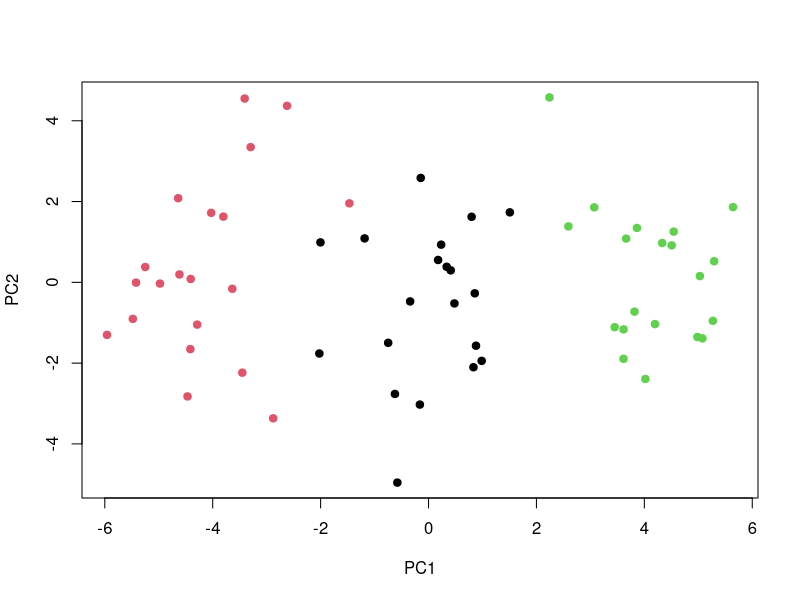
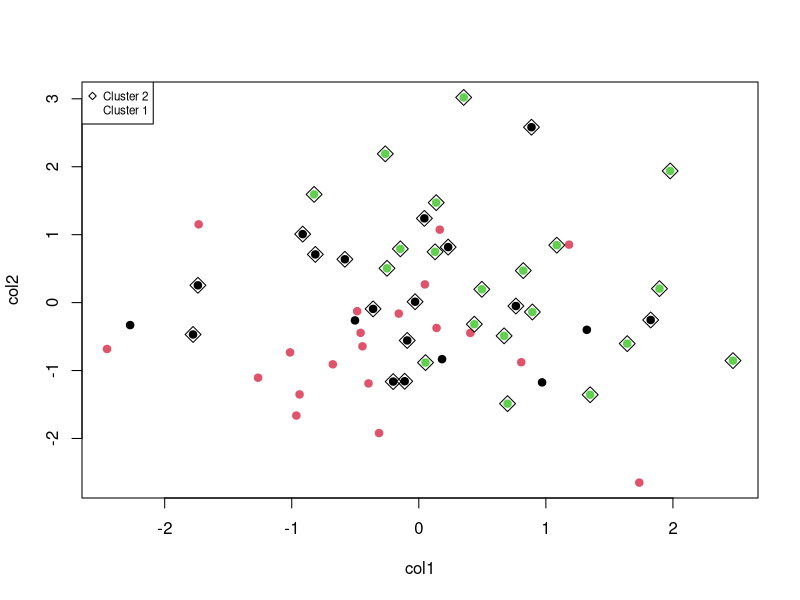
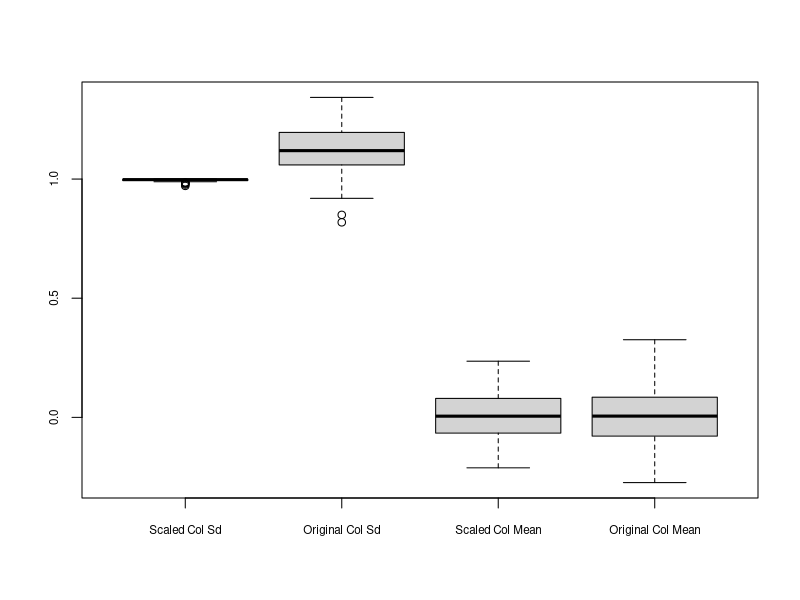
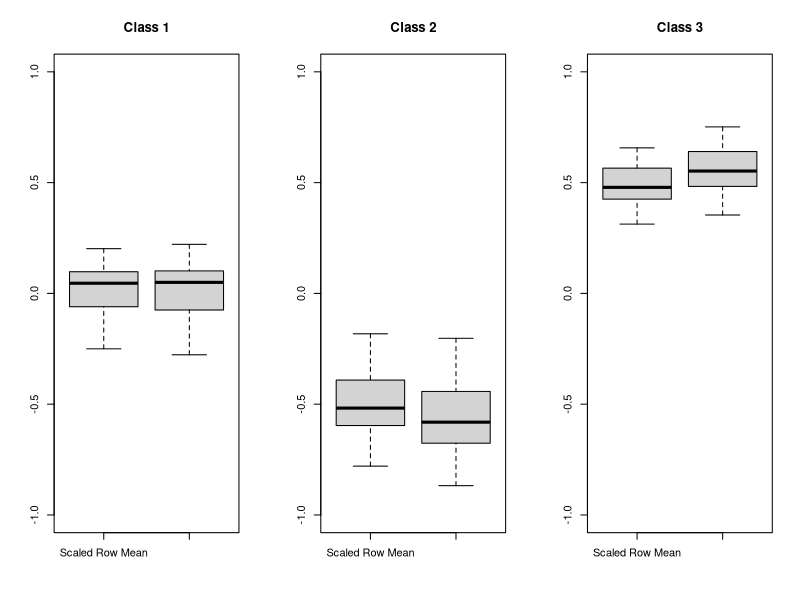
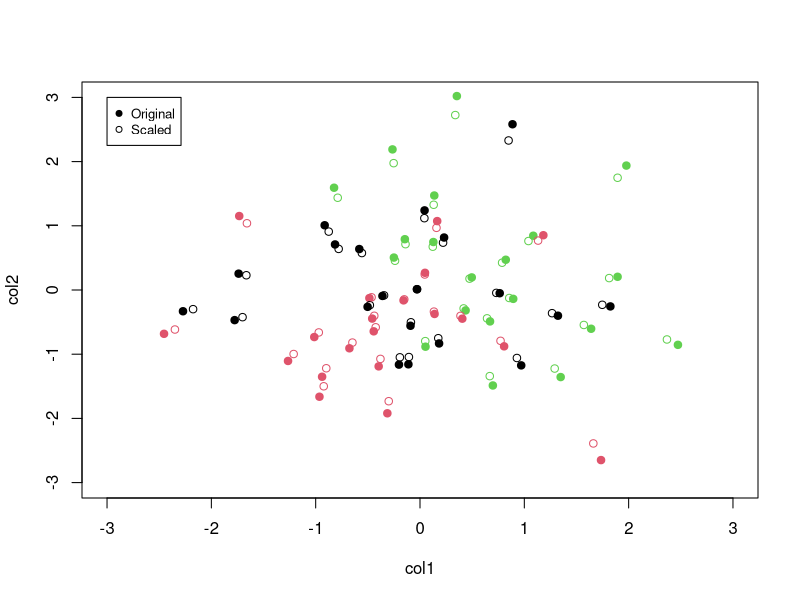

Here is the R script that generated these plots, in order:
## ---- chunk 1
knitr::opts_chunk$set(warning = FALSE)
## ---- chunk 2
set.seed(100)
y <- rep(c(1,2,3),20 )
# Matrix w 60 rows 50 columns.
x <- matrix(rnorm(60*50), ncol=50)
# Adding a mean shift of .575 units
x[y==2,]= x[y==2,] - .575
x[y==3,]= x[y==3,] + .575
dimnames(x) <- list(rownames(x, do.NULL = FALSE, prefix = "row"),
                    colnames(x, do.NULL = FALSE, prefix = "col"))
## ---- chunk 3
pca =prcomp(x, scale =FALSE)
#Plot the first two principal axes
plot(pca$x[,1:2], col=y, pch =19, xlab ="PC1", ylab="PC2")
## ---- chunk 4
km3 =kmeans(x,3, nstart =20)
table(km3$cluster, y, dnn=c("Cluster","Label"))
## ---- chunk 5
km2 =kmeans(x,2, nstart =25)
table(km2$cluster, y, dnn=c("Cluster","Label"))
## ---- chunk 6
plot(x[,1:2], col=y, pch=19)
points(x[km2$cluster==1,1:2], pch=5, cex = 1.5)
legend("topleft", c(paste("Cluster",unique(km2$cluster))), pch=c(5,27), cex=.7)
## ---- chunk 7
km4 =kmeans(x,4, nstart =25)
table(km4$cluster, y, dnn=c("Cluster","Label"))
## ---- chunk 8
km3pc =kmeans(pca$x[,1:2],3, nstart =25)
table(km3pc$cluster, y, dnn=c("Cluster","Label"))
## ---- chunk 9
x.scale <- scale(x, center = FALSE, scale = TRUE)
kmscale =kmeans(x.scale, 3, nstart =25)
table(kmscale$cluster, y, dnn=c("Cluster","Class"))
## ---- chunk 10
check.col <- cbind(apply(x.scale,2,sd), apply(x,2,sd), apply(x.scale,2,mean), apply(x,2,mean))
colnames(check.col) <- c("Scaled Col Sd","Original Col Sd","Scaled Col Mean","Original Col Mean")
boxplot(check.col, cex.axis=0.7)
## ---- chunk 11
check.row <- cbind(apply(x.scale,1,mean), apply(x,1,mean))
colnames(check.row) <- c("Scaled Row Mean","Original Row Mean")
par(mfrow=c(1,3))
boxplot(check.row[y==1,], ylim=c(-1,1), main="Class 1")
boxplot(check.row[y==2,], ylim=c(-1,1), main="Class 2")
boxplot(check.row[y==3,], ylim=c(-1,1), main="Class 3")
## ---- chunk 12
par(mfrow=c(1,1))
plot(x[,1:2], col =y, pch=19, xlim=c(-3,3), ylim=c(-3,3))
points(x.scale[,1:2], col =y, pch=1)
legend(-3,3, c("Original","Scaled"), pch=c(19,1), cex=.8)
